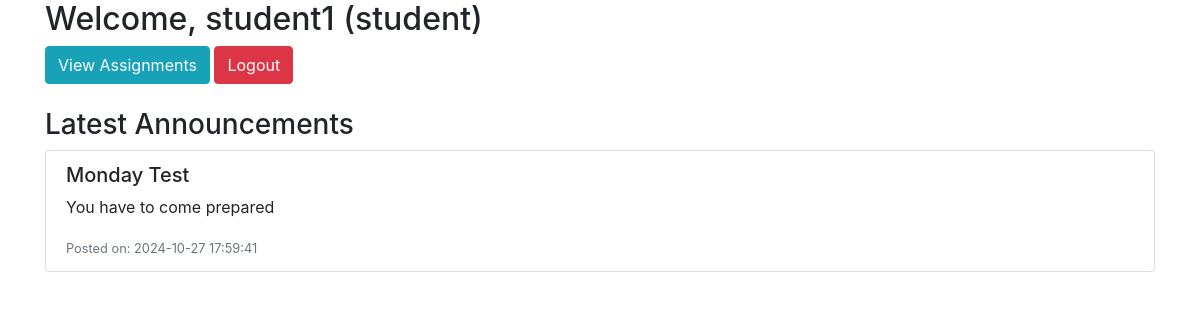
Page /dashboard.php (signed in) on the committed database.
### tables this page shows
CREATE TABLE `announcements` (
  `id` int(11) NOT NULL,
  `title` varchar(255) NOT NULL,
  `message` text NOT NULL,
  `created_at` timestamp NOT NULL DEFAULT current_timestamp()
);

### dashboard.php (the view, shortened to what this page needs)
<?php
include 'db.php';
$user = $_SESSION['user'];
$sql = "SELECT * FROM announcements ORDER BY created_at DESC LIMIT 5";
$result = $conn->query($sql);
?>
<!DOCTYPE html>
<html lang="en">
<head>
    <link href="https://stackpath.bootstrapcdn.com/bootstrap/4.5.2/css/bootstrap.min.css" rel="stylesheet">
</head>
<body>
    <div class="container">
        <h2>Welcome, <?php echo htmlspecialchars($user['username']); ?> (<?php echo htmlspecialchars($user['role']); ?>)</h2>
        <div class="mb-4">
            <a href="assignment_list.php" class="btn btn-info">View Assignments</a>
            <a href="logout.php" class="btn btn-danger">Logout</a>
        </div>
        <h3 class="mt-4">Latest Announcements</h3>
        <?php if ($result->num_rows > 0): ?>
            <ul class="list-group">
                <?php while($announcement = $result->fetch_assoc()): ?>
                    <li class="list-group-item">
                        <h5><?php echo htmlspecialchars($announcement['title']); ?></h5>
                        <p><?php echo htmlspecialchars($announcement['message']); ?></p>
                        <small class="text-muted">Posted on: <?php echo $announcement['created_at']; ?></small>
                    </li>
                <?php endwhile; ?>
            </ul>
        <?php else: ?>
            <p>No announcements available.</p>
        <?php endif; ?>
    </div>
</body>
</html>

### rows in the picture
announcements: title "Monday Test", message "You have to come prepared", created_at "2024-10-27 17:59:41"

### other values in the picture
$user['username'] "student1"
$user['role'] "student"
